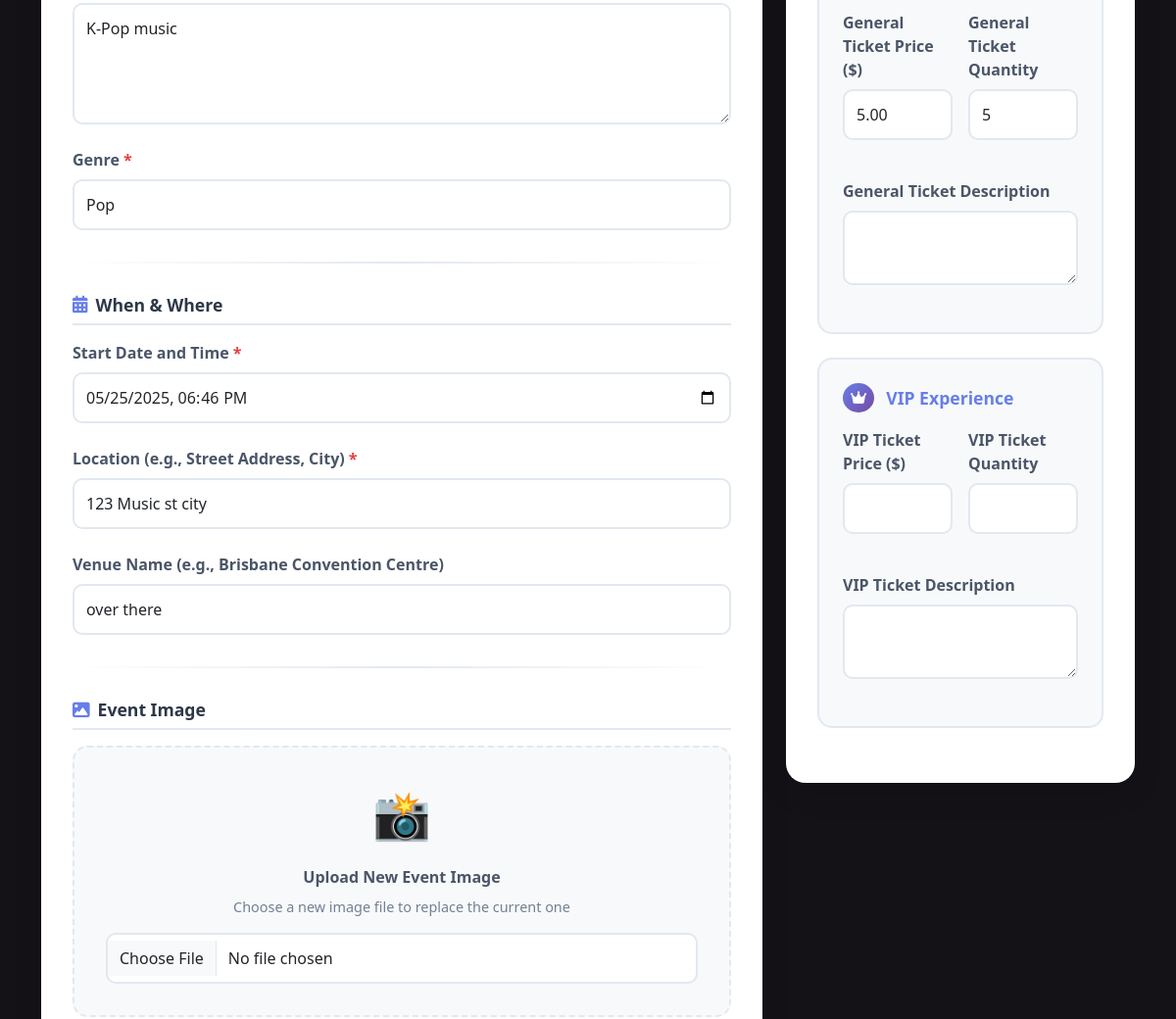
/events/1/edit (signed in, middle part), run on an earlier commit of the app's database.
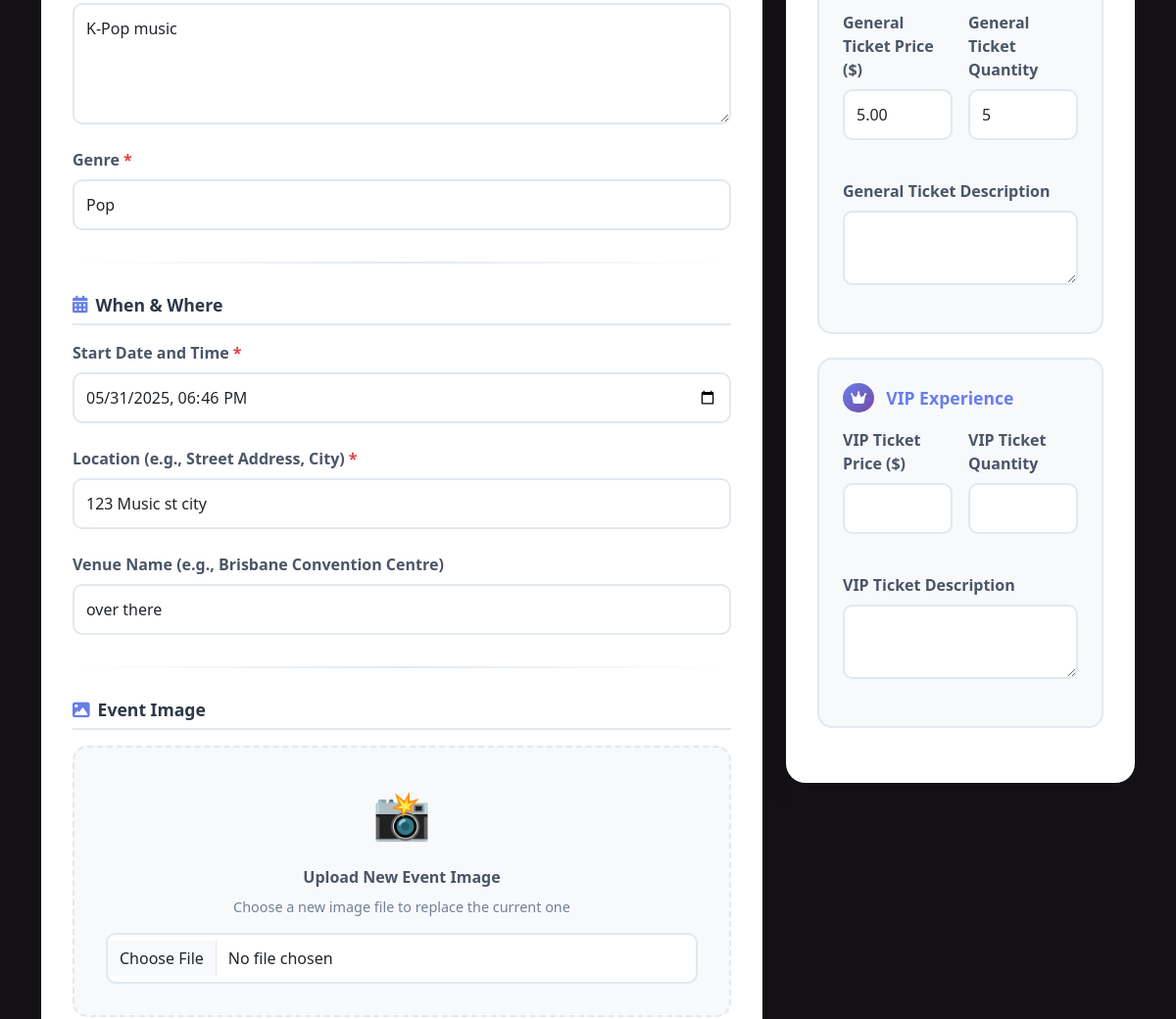
And on a later commit of the database.
### website/models.py (models this page shows, shortened)
class Event(db.Model):
    __tablename__ = 'events'
    id = db.Column(db.Integer, primary_key=True)  # Unique identifier for the event
    name = db.Column(db.String(120), index=True, nullable=False)  # Event name
    description = db.Column(db.Text, nullable=True)  # Optional detailed description of the event
    image_filename = db.Column(db.String(255), nullable=True)  # Filename of the event's image
    start_datetime = db.Column(db.DateTime, nullable=False)  # Combined start date and time for the event
    location = db.Column(db.String(100), nullable=False)  # General location of the event
    venue = db.Column(db.String(100), nullable=True)  # Specific venue name, optional
    genre_id = db.Column(db.Integer, db.ForeignKey('genres.id'), nullable=False)  # Reference to Genre table
    artist_info = db.Column(db.Text, nullable=True) # Information about the artist(s)
    status = db.Column(db.String(20), default='Open', nullable=False)  # Current status of the event (e.g., Open, Cancelled)
    age_limit = db.Column(db.Integer, nullable=True)
    length = db.Column(db.String(50), nullable=True)
    policies = db.Column(db.Text, nullable=True)
    facebook = db.Column(db.String(255), nullable=True)
    instagram = db.Column(db.String(255), nullable=True)
    twitter = db.Column(db.String(255), nullable=True)
    created_at = db.Column(db.DateTime, default=datetime.now)
    updated_at = db.Column(db.DateTime, default=datetime.now, onupdate=datetime.now)
    created_by = db.Column(db.Integer, db.ForeignKey('users.id'), nullable=False)
    ticket_types = db.relationship('ticket_type', backref='event', lazy='dynamic', cascade="all, delete-orphan")
    comments = db.relationship('Comment', backref='event', lazy='dynamic', cascade="all, delete-orphan")
    bookings = db.relationship('Booking', backref='event', lazy='dynamic', cascade="all, delete-orphan")

### website/events.py (the view, shortened to what this page needs)
@eventbp.route('/<int:id>/edit', methods=['GET', 'POST'])
@login_required
def edit_event(id):
    event_to_edit = db.session.query(Event).filter_by(id=id).first_or_404()
    if event_to_edit.created_by != current_user.id:
        flash("You are not authorized to edit this event.", "danger")
        return redirect(url_for('event.details', id=id))
    form = EventForm()
    ticketform = TicketForm()
    if request.method == 'GET':
        form.name.data = event_to_edit.name
        form.description.data = event_to_edit.description
        form.start_datetime.data = event_to_edit.start_datetime
        form.location.data = event_to_edit.location
        form.venue.data = event_to_edit.venue
        form.age_limit.data = event_to_edit.age_limit
        form.length.data = event_to_edit.length
        form.artist_info.data = event_to_edit.artist_info
        form.policies.data = event_to_edit.policies
        form.facebook.data = event_to_edit.facebook
        form.instagram.data = event_to_edit.instagram
        form.twitter.data = event_to_edit.twitter
        if event_to_edit.image_filename and event_to_edit.image_filename.startswith('http'):
            form.image_url.data = event_to_edit.image_filename
    try:
        genres = db.session.scalars(db.select(Genre)).all()
        form.genre.choices = [(genre.id, genre.name) for genre in genres]
    except Exception as e:
        current_app.logger.error(f"Error loading genres for event editing: {e}")
        flash("Error loading page data. Please check genre setup.", "danger")
        form.genre.choices = []
    if request.method == 'GET':
        form.genre.data = event_to_edit.genre_id
        general_t = event_to_edit.ticket_types.filter_by(type_name='General Admission').first()
        if general_t:
            ticketform.general_price.data = int(general_t.price) if general_t.price is not None else None
            ticketform.general_quantity.data = general_t.quantity_available
        vip_t = event_to_edit.ticket_types.filter_by(type_name='VIP').first()
        if vip_t:
            ticketform.vip_price.data = int(vip_t.price) if vip_t.price is not None else None
            ticketform.vip_quantity.data = vip_t.quantity_available
    return render_template('events/editEvent.html', form=form, ticketform=ticketform, event_id=event_to_edit.id, event=event_to_edit, title=f"Edit Event: {event_to_edit.name}")

### website/forms.py (shortened to what this page needs)
class TicketForm(FlaskForm):
    general_price = DecimalField('General Ticket Price ($)', validators=[Optional(), NumberRange(min=0, message="Price cannot be negative.")], places=2)
    general_quantity = IntegerField('General Ticket Quantity', validators=[Optional(), NumberRange(min=1, message="Must be a positive number.")])
    general_description = TextAreaField('General Ticket Description', validators=[Optional(), Length(max=500)])
    vip_price = DecimalField('VIP Ticket Price ($)', validators=[Optional(), NumberRange(min=0, message="Price cannot be negative.")], places=2)
    vip_quantity = IntegerField('VIP Ticket Quantity', validators=[Optional(), NumberRange(min=1, message="Must be a positive number.")])
    vip_description = TextAreaField('VIP Ticket Description', validators=[Optional(), Length(max=500)])

### website/templates/events/editEvent.html (shortened to what the changed rows need)
{% extends 'base.html' %}
{% from "bootstrap5/form.html" import render_form %}
{% block head %}
    <link rel="stylesheet" href="{{ url_for('static', filename='style/editEvent.css') }}">
{% endblock %}
{% block content %}
<div class="container">
    {% set current_event = event %}
    <form method="POST" action="{{ url_for('event.edit_event', id=event_id) }}" enctype="multipart/form-data" novalidate>
        <div class="row">
            <div class="col-lg-8 mb-4">
                <div class="form-card">
                    <div class="form-card-body">
                        <div class="form-section">
                            <div class="form-group">
                                {{ form.description(class="form-control", rows="4") }}
                            </div>
                            <div class="form-group">
                                {{ form.genre.label(class="form-label required-field") }}
                                {{ form.genre(class="form-control" + (" is-invalid" if form.genre.errors else "")) }}
                            </div>
                        </div>
                        <div class="form-section">
                            <div class="form-group">
                                {{ form.start_datetime.label(class="form-label required-field") }}
                                {{ form.start_datetime(class="form-control" + (" is-invalid" if form.start_datetime.errors else "")) }}
                            </div>
                            <div class="form-group">
                                {{ form.location.label(class="form-label required-field") }}
                                {{ form.location(class="form-control" + (" is-invalid" if form.location.errors else "")) }}
                            </div>
                            {% if form.venue %}
                                <div class="form-group">
                                    {{ form.venue.label(class="form-label") }}
                                    {{ form.venue(class="form-control") }}
                                </div>
                            {% endif %}
                        </div>
                    </div>
                </div>
            </div>
        </div>
    </form>
</div>
{% endblock %}

What changed in the data, as far as the page shows it:
changed Event "K-Pop music": start_datetime "05/25/2025 18:46" → "05/31/2025 18:46"
